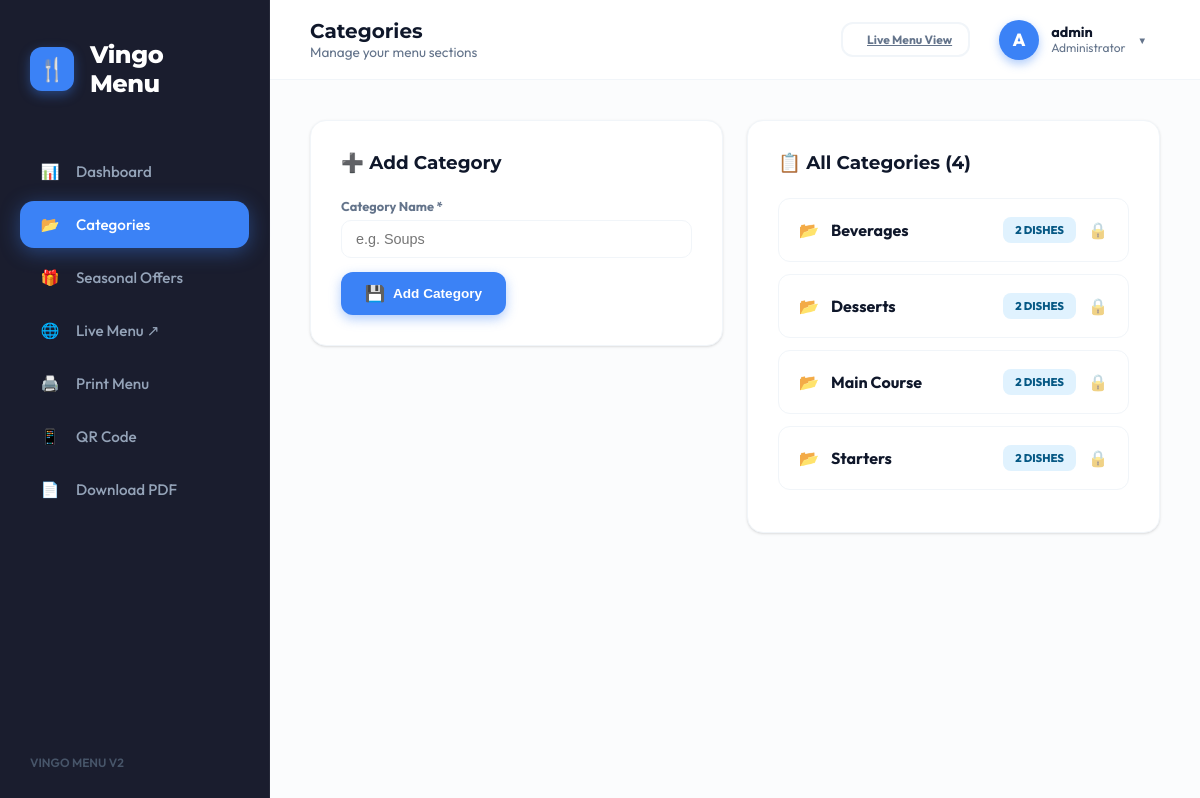
Page /admin/add-category.php (signed in) on the committed database.
### tables this page shows
CREATE TABLE IF NOT EXISTS categories (
  id   INT          NOT NULL AUTO_INCREMENT,
  name VARCHAR(100) NOT NULL,
  PRIMARY KEY (id),
  UNIQUE KEY uq_cat_name (name)
);

### admin/add-category.php (the view, shortened to what this page needs)
<?php
require_once __DIR__ . '/../includes/db.php';
$categories = $conn->query(
    "SELECT c.*, COUNT(d.id) AS dish_count
     FROM categories c
     LEFT JOIN dishes d ON d.category_id = c.id
     GROUP BY c.id
     ORDER BY c.name"
)->fetch_all(MYSQLI_ASSOC);
?>
<!DOCTYPE html>
<html lang="en">
<head>
  <link rel="stylesheet" href="../assets/css/menu-style.css?v=<?= time() ?>">
</head>
<body>
<?php include __DIR__ . '/partials/sidebar.php'; ?>
<div class="main">
  <div class="topbar">
    <div class="topbar-left" style="display:flex; align-items:center; gap:16px">
      <div>
        <h1>Categories</h1>
        <p class="meta">Manage your menu sections</p>
      </div>
    </div>
    <div class="topbar-right" style="display:flex; gap:16px; align-items:center">
      <a href="../menu.php" target="_blank" class="btn btn-outline btn-sm">
        <span class="live-dot"></span> Live Menu View
      </a>
      <?php include __DIR__ . '/partials/topbar_user.php'; ?>
    </div>
  </div>
  <div class="content">
    <div style="display:grid;grid-template-columns:1fr 1fr;gap:24px;align-items:start">
      <div class="card">
        <div class="card-title">➕ Add Category</div>
        <form method="POST">
          <div class="form-group" style="margin-bottom:14px">
            <label for="cat_name">Category Name <span class="req">*</span></label>
            <input type="text" id="cat_name" name="cat_name" placeholder="e.g. Soups" required>
          </div>
          <button type="submit" class="btn btn-primary">
            <span style="font-size:1rem">💾</span> Add Category
          </button>
        </form>
      </div>
      <div class="card">
        <div class="card-title">📋 All Categories (<?= count($categories) ?>)</div>
        <?php if (empty($categories)): ?>
          <div class="no-data"><span class="nd-icon">📂</span>No categories yet.</div>
        <?php else: ?>
          <ul class="cat-list">
            <?php foreach ($categories as $c): ?>
              <?php
                $cnt = $conn->query("SELECT COUNT(*) FROM dishes WHERE category_id = {$c['id']}")->fetch_row()[0];
              ?>
              <li>
                <div class="cat-name-box">
                  <span>📂</span> <?= htmlspecialchars($c['name']) ?>
                </div>
                <div class="cat-actions">
                  <span class="badge badge-info"><?= $cnt ?> dishes</span>
                  <?php if ($cnt > 0): ?>
                    <span title="Contains dishes" style="cursor:help; opacity:.5">🔒</span>
                  <?php endif; ?>
                </div>
              </li>
            <?php endforeach; ?>
          </ul>
        <?php endif; ?>
      </div>
    </div>
  </div>
</div>
</body>
</html>

### assets/css/menu-style.css (style rules this page uses)
:root { --bg: #fbfcfd; --surface: #ffffff; --sidebar: #1a1d2e; --sidebar-h: #252b45; --accent: #3b82f6; --accent-glow: rgba(59, 130, 246, 0.4); --success: #10b981; --danger: #f43f5e; --warn: #f59e0b; --text: #334155; --text-light: #64748b; --border: #f1f5f9; --radius-sm: 10px; --radius-md: 16px; --radius-lg: 24px; --shadow: 0 1px 3px 0 rgba(0, 0, 0, 0.1), 0 1px 2px -1px rgba(0, 0, 0, 0.1); --shadow-hover: 0 10px 15px -3px rgba(0, 0, 0, 0.1), 0 4px 6px -4px rgba(0, 0, 0, 0.1); --glow: 0 0 20px rgba(59, 130, 246, 0.15); --transition: all 0.25s cubic-bezier(0.4, 0, 0.2, 1); --sidebar-w: 270px; }
* { box-sizing: border-box; margin: 0; padding: 0; outline: none !important; }
html { scroll-behavior: smooth; }
body { font-family: 'Outfit', sans-serif; background: var(--bg); color: var(--text); display: flex; min-height: 100vh; -webkit-font-smoothing: antialiased; }
.main { flex: 1; margin-left: var(--sidebar-w); display: flex; flex-direction: column; }
.topbar { height: 80px; background: rgba(255, 255, 255, 0.85); backdrop-filter: blur(10px); padding: 0 40px; display: flex; align-items: center; justify-content: space-between; position: sticky; top: 0; z-index: 900; border-bottom: 1px solid var(--border); }
.topbar h1 { font-family: 'Montserrat', sans-serif; font-size: 1.25rem; font-weight: 700; color: #0f172a; }
.topbar .meta { font-size: 0.85rem; color: var(--text-light); }
.content { padding: 40px; max-width: 1400px; width: 100%; margin: 0 auto; }
.card { background: var(--surface); border-radius: var(--radius-md); padding: 30px; margin-bottom: 30px; box-shadow: var(--shadow); border: 1px solid var(--border); }
.card-title { font-family: 'Montserrat', sans-serif; font-size: 1.15rem; font-weight: 700; margin-bottom: 24px; color: #0f172a; display: flex; align-items: center; gap: 12px; }
.form-group { display: flex; flex-direction: column; gap: 6px; }
label { font-size: 0.8rem; font-weight: 700; color: var(--text-light); }
input, select, textarea { padding: 10px 14px; border: 1.5px solid var(--border); border-radius: 10px; font-size: 0.9rem; color: var(--text); background: #fff; transition: var(--transition); }
.btn { padding: 12px 24px; border-radius: 12px; font-weight: 700; font-size: 0.85rem; cursor: pointer; border: none; display: inline-flex; align-items: center; gap: 8px; transition: var(--transition); }
.btn-primary { background: var(--accent); color: #fff; box-shadow: 0 4px 12px var(--accent-glow); }
.btn-outline { background: transparent; border: 2px solid var(--border); color: var(--text-light); }
.btn-sm { padding: 8px 16px; font-size: 0.75rem; }
.badge { padding: 6px 12px; border-radius: 8px; font-size: 0.7rem; font-weight: 800; text-transform: uppercase; }
.badge-info { background: #e0f2fe; color: #075985; }
.cat-list { list-style: none; }
.cat-list li { display: flex; align-items: center; justify-content: space-between; padding: 18px 20px; background: var(--surface); border-radius: 12px; margin-bottom: 12px; border: 1px solid var(--border); transition: var(--transition); }
.cat-name-box { display: flex; align-items: center; gap: 12px; font-weight: 700; color: #0f172a; }
.cat-actions { display: flex; align-items: center; gap: 12px; }

### rows in the picture
categories: name "Beverages", cnt "2"
categories: name "Desserts", cnt "2"
categories: name "Main Course", id "2"
categories: name "Starters", cnt "2"

### other values in the picture
$icon "📊 📂 🎁 🖨️ 📱"
$label "Dashboard Categories Seasonal Offers Print Menu QR Code"
$avatar_char "A"
$sess_user "admin"
count($categories) "4"
